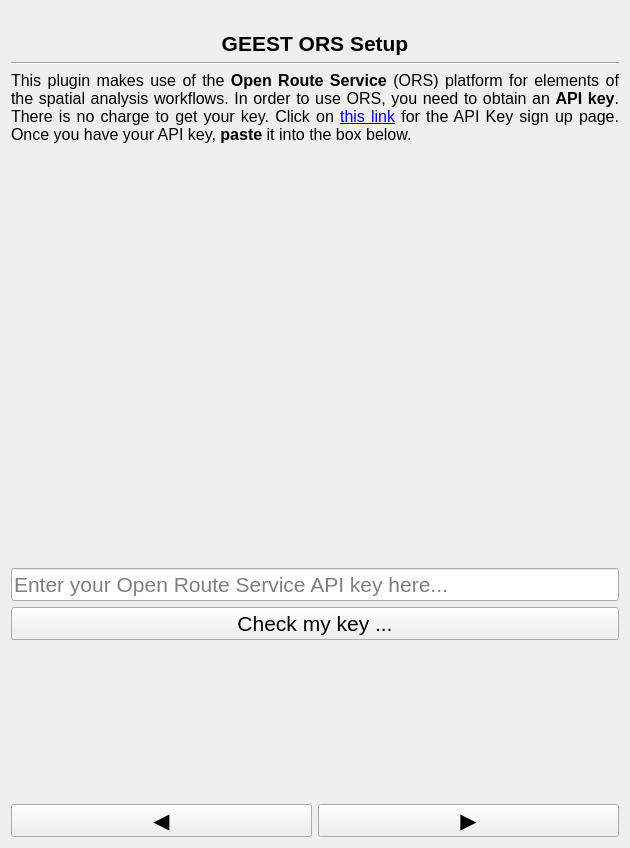
<?xml version="1.0" encoding="UTF-8"?>
<ui version="4.0">
 <class>SetupPanelBase</class>
 <widget class="QWidget" name="SetupPanelBase">
  <property name="geometry">
   <rect>
    <x>0</x>
    <y>0</y>
    <width>630</width>
    <height>848</height>
   </rect>
  </property>
  <property name="windowTitle">
   <string>Form</string>
  </property>
  <layout class="QGridLayout" name="gridLayout">
   <item row="0" column="0">
    <widget class="QLabel" name="banner_label">
     <property name="text">
      <string/>
     </property>
     <property name="pixmap">
      <pixmap>../resources/geest-banner.png</pixmap>
     </property>
     <property name="scaledContents">
      <bool>true</bool>
     </property>
    </widget>
   </item>
   <item row="1" column="0">
    <widget class="QLabel" name="label_2">
     <property name="text">
      <string>&lt;html&gt;&lt;head/&gt;&lt;body&gt;&lt;p align=&quot;center&quot;&gt;&lt;span style=&quot; font-size:16pt; font-weight:600;&quot;&gt;GEEST ORS Setup&lt;/span&gt;&lt;/p&gt;&lt;/body&gt;&lt;/html&gt;</string>
     </property>
     <property name="textFormat">
      <enum>Qt::RichText</enum>
     </property>
     <property name="alignment">
      <set>Qt::AlignCenter</set>
     </property>
     <property name="wordWrap">
      <bool>true</bool>
     </property>
    </widget>
   </item>
   <item row="2" column="0">
    <widget class="Line" name="line">
     <property name="orientation">
      <enum>Qt::Horizontal</enum>
     </property>
    </widget>
   </item>
   <item row="3" column="0">
    <widget class="QLabel" name="description">
     <property name="sizePolicy">
      <sizepolicy hsizetype="Expanding" vsizetype="Expanding">
       <horstretch>0</horstretch>
       <verstretch>0</verstretch>
      </sizepolicy>
     </property>
     <property name="text">
      <string>&lt;html&gt;&lt;head/&gt;&lt;body&gt;&lt;p&gt;&lt;span style=&quot; font-size:12pt;&quot;&gt;This plugin makes use of the &lt;/span&gt;&lt;span style=&quot; font-size:12pt; font-weight:600;&quot;&gt;Open Route Service&lt;/span&gt;&lt;span style=&quot; font-size:12pt;&quot;&gt; (ORS) platform for elements of the spatial analysis workflows. In order to use ORS, you need to obtain an &lt;/span&gt;&lt;span style=&quot; font-size:12pt; font-weight:600;&quot;&gt;API key&lt;/span&gt;&lt;span style=&quot; font-size:12pt;&quot;&gt;. There is no charge to get your key. Click on &lt;/span&gt;&lt;a href=&quot;https://openrouteservice.org/dev/#/signup&quot;&gt;&lt;span style=&quot; font-size:12pt; text-decoration: underline; color:#0000ff;&quot;&gt;this link&lt;/span&gt;&lt;/a&gt;&lt;span style=&quot; font-size:12pt;&quot;&gt; for the API Key sign up page. Once you have your API key, &lt;/span&gt;&lt;span style=&quot; font-size:12pt; font-weight:600;&quot;&gt;paste&lt;/span&gt;&lt;span style=&quot; font-size:12pt;&quot;&gt; it into the box below.&lt;/span&gt;&lt;/p&gt;&lt;p align=&quot;justify&quot;&gt;&lt;span style=&quot; font-size:12pt;&quot;&gt;&lt;br/&gt;&lt;/span&gt;&lt;/p&gt;&lt;p align=&quot;justify&quot;&gt;&lt;span style=&quot; font-size:12pt;&quot;&gt;&lt;br/&gt;&lt;/span&gt;&lt;/p&gt;&lt;/body&gt;&lt;/html&gt;</string>
     </property>
     <property name="textFormat">
      <enum>Qt::RichText</enum>
     </property>
     <property name="alignment">
      <set>Qt::AlignJustify|Qt::AlignTop</set>
     </property>
     <property name="wordWrap">
      <bool>true</bool>
     </property>
    </widget>
   </item>
   <item row="4" column="0">
    <spacer name="verticalSpacer_3">
     <property name="orientation">
      <enum>Qt::Vertical</enum>
     </property>
     <property name="sizeHint" stdset="0">
      <size>
       <width>20</width>
       <height>40</height>
      </size>
     </property>
    </spacer>
   </item>
   <item row="5" column="0">
    <layout class="QHBoxLayout" name="horizontalLayout_2">
     <item>
      <spacer name="horizontalSpacer">
       <property name="orientation">
        <enum>Qt::Horizontal</enum>
       </property>
       <property name="sizeHint" stdset="0">
        <size>
         <width>40</width>
         <height>20</height>
        </size>
       </property>
      </spacer>
     </item>
     <item>
      <widget class="QLabel" name="label">
       <property name="minimumSize">
        <size>
         <width>128</width>
         <height>128</height>
        </size>
       </property>
       <property name="maximumSize">
        <size>
         <width>128</width>
         <height>128</height>
        </size>
       </property>
       <property name="text">
        <string/>
       </property>
       <property name="pixmap">
        <pixmap>../resources/icons/incomplete.svg</pixmap>
       </property>
       <property name="scaledContents">
        <bool>true</bool>
       </property>
      </widget>
     </item>
     <item>
      <spacer name="horizontalSpacer_2">
       <property name="orientation">
        <enum>Qt::Horizontal</enum>
       </property>
       <property name="sizeHint" stdset="0">
        <size>
         <width>40</width>
         <height>20</height>
        </size>
       </property>
      </spacer>
     </item>
    </layout>
   </item>
   <item row="6" column="0">
    <spacer name="verticalSpacer_2">
     <property name="orientation">
      <enum>Qt::Vertical</enum>
     </property>
     <property name="sizeHint" stdset="0">
      <size>
       <width>20</width>
       <height>161</height>
      </size>
     </property>
    </spacer>
   </item>
   <item row="7" column="0">
    <widget class="QLineEdit" name="ors_key_line_edit">
     <property name="sizePolicy">
      <sizepolicy hsizetype="MinimumExpanding" vsizetype="Fixed">
       <horstretch>0</horstretch>
       <verstretch>0</verstretch>
      </sizepolicy>
     </property>
     <property name="font">
      <font>
       <pointsize>16</pointsize>
      </font>
     </property>
     <property name="placeholderText">
      <string>Enter your Open Route Service API key here...</string>
     </property>
    </widget>
   </item>
   <item row="8" column="0">
    <widget class="QPushButton" name="check_key_button">
     <property name="font">
      <font>
       <pointsize>16</pointsize>
      </font>
     </property>
     <property name="text">
      <string>Check my key ...</string>
     </property>
    </widget>
   </item>
   <item row="9" column="0">
    <spacer name="verticalSpacer">
     <property name="orientation">
      <enum>Qt::Vertical</enum>
     </property>
     <property name="sizeHint" stdset="0">
      <size>
       <width>20</width>
       <height>161</height>
      </size>
     </property>
    </spacer>
   </item>
   <item row="10" column="0">
    <layout class="QHBoxLayout" name="horizontalLayout">
     <item>
      <widget class="QPushButton" name="previous_button">
       <property name="sizePolicy">
        <sizepolicy hsizetype="Minimum" vsizetype="Minimum">
         <horstretch>0</horstretch>
         <verstretch>0</verstretch>
        </sizepolicy>
       </property>
       <property name="minimumSize">
        <size>
         <width>0</width>
         <height>0</height>
        </size>
       </property>
       <property name="font">
        <font>
         <pointsize>16</pointsize>
        </font>
       </property>
       <property name="text">
        <string>◀️</string>
       </property>
      </widget>
     </item>
     <item>
      <widget class="QPushButton" name="next_button">
       <property name="sizePolicy">
        <sizepolicy hsizetype="Minimum" vsizetype="Minimum">
         <horstretch>0</horstretch>
         <verstretch>0</verstretch>
        </sizepolicy>
       </property>
       <property name="minimumSize">
        <size>
         <width>0</width>
         <height>0</height>
        </size>
       </property>
       <property name="font">
        <font>
         <pointsize>16</pointsize>
        </font>
       </property>
       <property name="text">
        <string>▶️</string>
       </property>
      </widget>
     </item>
    </layout>
   </item>
  </layout>
 </widget>
 <resources/>
 <connections/>
</ui>
